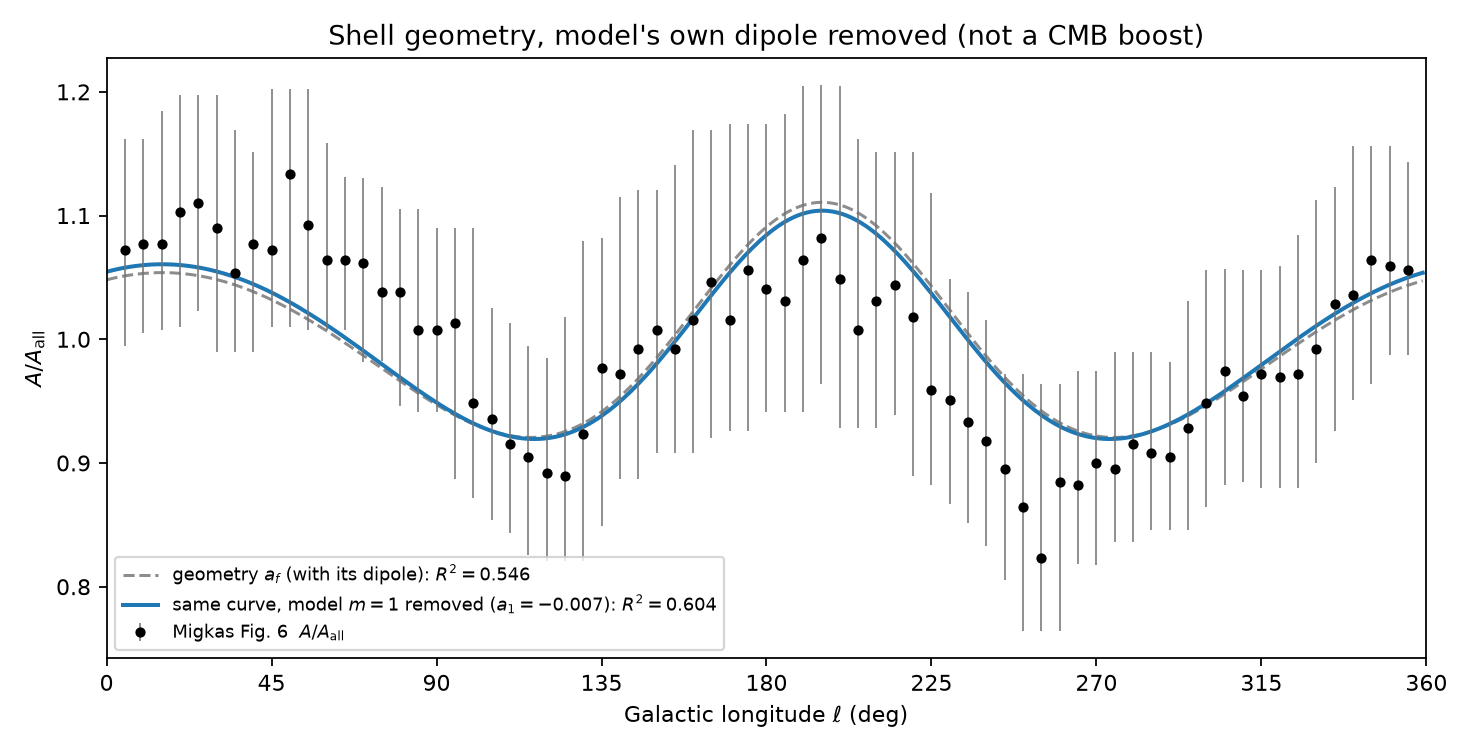

Recreate this plot in Python.
"""Same WLS geometry curve as migkas-geometry-fit.py, with the model's own m=1 removed.

The Newtonian integrator has no separate CMB kinematic boost. a_f is
|V_source - V_Earth| / (R/D), mean-normalised. The dipole in that curve is the
m=1 Fourier component of the shell geometry. This script subtracts that
component (cos psi and sin psi, psi = ell - l0) and does not refit D, l0, or
the density profile. No phase factor, sine template, or higher multipoles.
"""
from __future__ import annotations

import json
import os
import sys
from pathlib import Path

import matplotlib.pyplot as plt
import numpy as np

BUB = "/workspace/cosmology/papers/spreadsheet_model/bubble"
sys.path.insert(0, BUB)
os.chdir(BUB)
import ptshell  # noqa: E402,F401
import prof_core as P  # noqa: E402
from bubble_core import IMIG, MA, MHI, MLO, TH1, shifted  # noqa: E402

RV = 14.30048287260589
OS = 0.049
# Exact WLS point behind the blue curve (rounded in the legend as D=58.2, l0=15.2).
D = 58.19699837268826
MCC = 0.0017121308626185587
KIN = 4.034634647911553
KOUT = 1.0235618098210888
L0 = 15.1629523788697

OUT_PNG = Path("/workspace/cosmology-course/notes/migkas-no-kdipole.png")
OUT_JSON = Path("/workspace/cosmology-course/notes/migkas-no-kdipole.json")

Y = MA
SIG = 0.5 * (MLO + MHI)
W = 1.0 / SIG ** 2
LDEG = np.loadtxt("/workspace/cosmology/migkas/fig6_digitized.csv", delimiter=",", skiprows=1, usecols=0)


def r2_u(y, m):
    return float(1.0 - np.sum((y - m) ** 2) / np.sum((y - y.mean()) ** 2))


def r2_w(y, m, w):
    yb = np.sum(w * y) / np.sum(w)
    return float(1.0 - np.sum(w * (y - m) ** 2) / np.sum(w * (y - yb) ** 2))


def sky():
    rin = 1.0 - KIN * RV / D
    rout = 1.0 + KOUT * RV / D
    a = dict(DR=D / RV, Os=OS, mcc=float(MCC), rin=float(rin), rout=float(rout),
             Lc=0.005, mc=0.0, Ob=0.0)
    rr = P.run("ptshell", a, 0.0, 0.0)
    af = rr["af"]
    if (not np.all(np.isfinite(af))) or rr["vrmin"] <= 0:
        raise RuntimeError("flow not usable")
    return af / af.mean()


def remove_m1(full, l0):
    """Subtract the m=1 Fourier component in psi = ell - l0. Mean is unchanged."""
    psi = np.radians((TH1 - l0) % 360.0)
    # Uniform 1-degree grid: a_c = (2/N) sum A cos, likewise sin. DC is separate.
    n = full.size
    ac = (2.0 / n) * np.sum(full * np.cos(psi))
    as_ = (2.0 / n) * np.sum(full * np.sin(psi))
    nodip = full - ac * np.cos(psi) - as_ * np.sin(psi)
    return nodip, float(ac), float(as_)


def metrics(m):
    return dict(
        R2_unweighted=r2_u(Y, m),
        R2_weighted=r2_w(Y, m, W),
        chi2=float(np.sum(W * (m - Y) ** 2)),
    )


def main():
    af = sky()
    full = shifted(af, L0)
    nodip, ac, as_ = remove_m1(full, L0)
    # Also quote the cosine series on the unshifted af (psi measured from anti-CoE).
    th = np.radians(TH1)
    coeffs = {}
    for m in range(0, 6):
        if m == 0:
            coeffs["a0"] = float(np.mean(af))
        else:
            coeffs[f"a{m}"] = float((2.0 / af.size) * np.sum(af * np.cos(m * th)))
            coeffs[f"b{m}"] = float((2.0 / af.size) * np.sum(af * np.sin(m * th)))
    base = metrics(full[IMIG])
    cut = metrics(nodip[IMIG])
    print("m1 on sky", ac, as_, flush=True)
    print("coeffs", coeffs, flush=True)
    print("original", base, flush=True)
    print("no m1", cut, flush=True)
    print("delta peak anti-CoE vs CoE", float(full[int(round(L0)) % 360]), float(full[int(round(L0 + 180)) % 360]),
          float(nodip[int(round(L0)) % 360]), float(nodip[int(round(L0 + 180)) % 360]), flush=True)

    fig, ax = plt.subplots(figsize=(9.2, 4.7))
    ax.errorbar(LDEG, Y, yerr=np.vstack([MLO, MHI]), fmt="o", ms=3.6, color="k",
                ecolor="0.45", elinewidth=0.7, capsize=0, zorder=3,
                label=r"Migkas Fig. 6  $A/A_{\mathrm{all}}$")
    ax.plot(TH1, full, color="0.55", lw=1.35, ls="--",
            label=(rf"geometry $a_f$ (with its dipole): "
                   rf"$R^2={base['R2_unweighted']:.3f}$"))
    ax.plot(TH1, nodip, color="C0", lw=1.8,
            label=(rf"same curve, model $m=1$ removed "
                   rf"($a_1={ac:+.3f}$): $R^2={cut['R2_unweighted']:.3f}$"))
    ax.set_xlim(0, 360)
    ax.set_xlabel(r"Galactic longitude $\ell$ (deg)")
    ax.set_ylabel(r"$A/A_{\mathrm{all}}$")
    ax.set_title(r"Shell geometry, model's own dipole removed (not a CMB boost)")
    ax.legend(fontsize=8.0, loc="lower left")
    ax.set_xticks(np.arange(0, 361, 45))
    fig.tight_layout()
    fig.savefig(OUT_PNG, dpi=160)
    payload = dict(
        what_removed=("No separate kinematic-dipole term exists in the integrator. "
                      "Subtracted the m=1 Fourier component of the geometry curve "
                      "a_f/<a_f> in psi=ell-l0: A -> A - a_c cos psi - a_s sin psi. "
                      "This is the model's own dipole, not a CMB velocity boost."),
        a_c=ac, a_s=as_,
        fourier_about_antiCoE=coeffs,
        D=D, l0=L0, mcc=MCC, kin=KIN, kout=KOUT,
        Rin=float(D - KIN * RV), Rout=float(D + KOUT * RV),
        original=base, m1_removed=cut,
    )
    OUT_JSON.write_text(json.dumps(payload, indent=1))
    print("wrote", OUT_PNG, flush=True)


if __name__ == "__main__":
    main()
